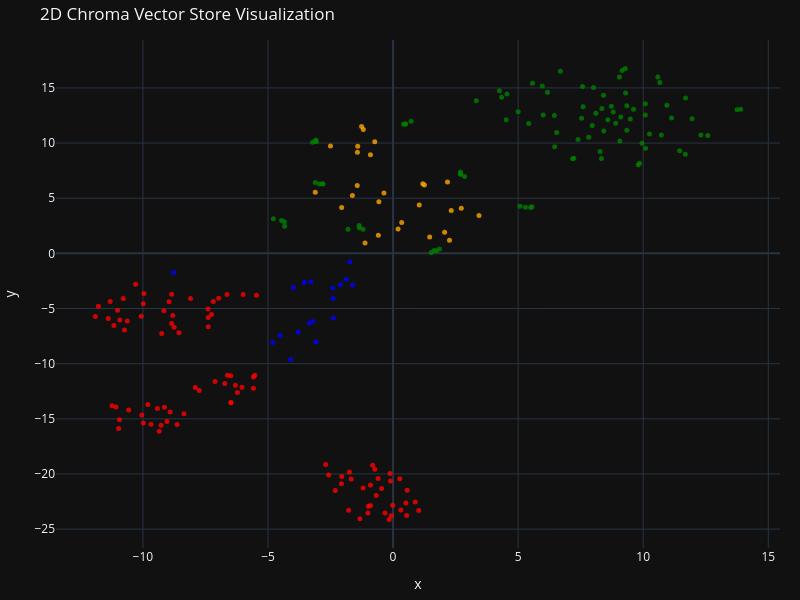
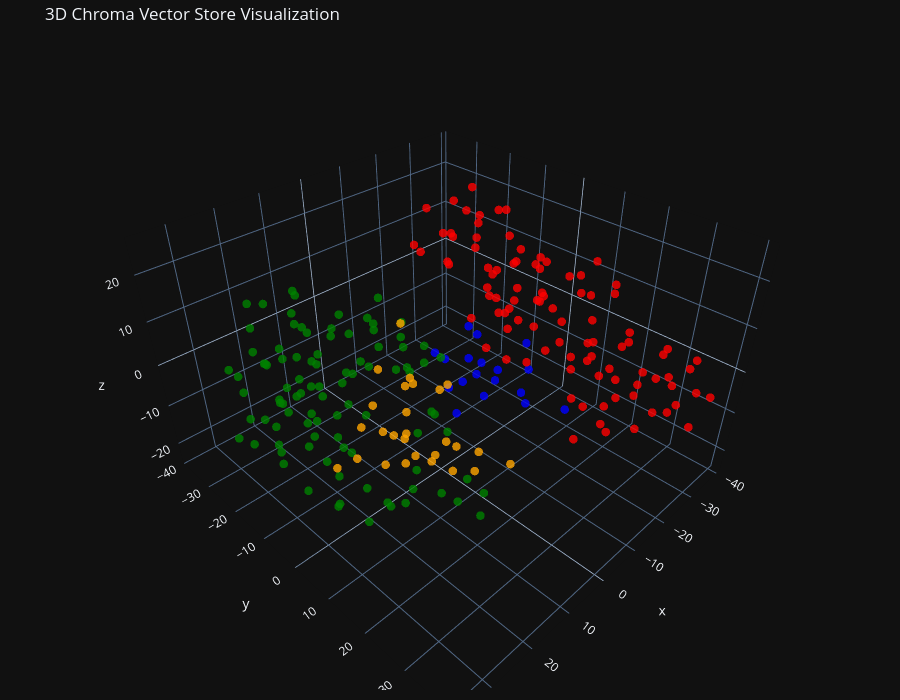

The cell these charts' notebook holds for them, in order:
### Markdown cell above
## Part C — Visualization
Vector embeddings are projected to 2D/3D using **t-SNE** and rendered interactively with **Plotly**, color-coded by document type.

### Code cell
# ---- Step 1: Pull everything back out of Chroma ----

collections = vectorstore._collection

# Ask Chroma for everything: the embeddings themselves, the original text,
# and the metadata dict (which contains doc_type) for every chunk stored
result = collections.get(include=['embeddings', 'documents', 'metadatas'])

vectors = np.array(result['embeddings'])   # shape becomes (num_chunks, 384)
texts = result['documents']                 # list[str] - the raw chunk text
metadatas = result['metadatas']             # list[dict] - one dict per chunk

print(f"Loaded {len(vectors)} vectors, each with {vectors.shape[1]} dimensions")

# ---- Step 2: Extract doc_type labels ----

doc_types = []
for metadata in metadatas:
    doc_types.append(metadata['doc_type'])

print(f"Found doc_types: {set(doc_types)}")   # sanity check - should show your 4 categories

# ---- Step 3: Assign a fixed color to each category ----

category_names = sorted(set(doc_types))   # builds the list from what's actually in your data
category_colors = ['blue', 'green', 'red', 'orange', 'purple', 'brown']  # keep a few spares

colors = []
for t in doc_types:
    position = category_names.index(t)         # find where this doc_type sits in the list
    colors.append(category_colors[position])    # use that position to pick the matching color

print(f"Assigned {len(colors)} colors")

# ---- Step 4: Build hover text for each point ----

hover_texts = []
for i in range(len(texts)):
    doc_type = doc_types[i]
    preview = texts[i][:100]                  # first 100 characters only
    hover_texts.append(f"Type: {doc_type}<br>Text: {preview}...")

print(f"Built {len(hover_texts)} hover labels")

# ---- Step 5: 2D t-SNE plot ----

tsne_2d = TSNE(n_components=2, random_state=42)
reduced_vectors_2d = tsne_2d.fit_transform(vectors)   # shape: (num_chunks, 2)

fig_2d = go.Figure(data=[go.Scatter(
    x=reduced_vectors_2d[:, 0],     # all rows, column 0 -> x coordinates
    y=reduced_vectors_2d[:, 1],     # all rows, column 1 -> y coordinates
    mode='markers',
    marker=dict(size=5, color=colors, opacity=0.8),
    text=hover_texts,
    hoverinfo='text'
)])

fig_2d.update_layout(
    title='2D Chroma Vector Store Visualization',
    xaxis_title='x',
    yaxis_title='y',
    width=800,
    height=600,
    margin=dict(r=20, b=10, l=10, t=40)
)

fig_2d.show()

# ---- Step 6: 3D t-SNE plot ----

tsne_3d = TSNE(n_components=3, random_state=42)
reduced_vectors_3d = tsne_3d.fit_transform(vectors)   # shape: (num_chunks, 3)

fig_3d = go.Figure(data=[go.Scatter3d(
    x=reduced_vectors_3d[:, 0],
    y=reduced_vectors_3d[:, 1],
    z=reduced_vectors_3d[:, 2],
    mode='markers',
    marker=dict(size=5, color=colors, opacity=0.8),
    text=hover_texts,
    hoverinfo='text'
)])

fig_3d.update_layout(
    title='3D Chroma Vector Store Visualization',
    scene=dict(xaxis_title='x', yaxis_title='y', zaxis_title='z'),
    width=900,
    height=700,
    margin=dict(r=10, b=10, l=10, t=40)
)

fig_3d.show()

### Figure 1 — Plotly figure (JSON) as saved in the notebook; plotly's stock layout.template omitted (floating-point values rounded to 4 significant figures; data arrays with more than 128 entries replaced by an {"elided": "..."} marker saying what was removed)
{"data": [{"hoverinfo": "text", "marker": {"color": {"elided": "236 str values"}, "opacity": 0.8, "size": 5}, "mode": "markers", "text": {"elided": "236 str values"}, "x": {"elided": "236 float values"}, "y": {"elided": "236 float values"}, "type": "scatter"}], "layout": {"margin": {"r": 20, "b": 10, "l": 10, "t": 40}, "title": {"text": "2D Chroma Vector Store Visualization"}, "xaxis": {"title": {"text": "x"}}, "yaxis": {"title": {"text": "y"}}, "width": 800, "height": 600}}

### Figure 2 — Plotly figure (JSON) as saved in the notebook; plotly's stock layout.template omitted (floating-point values rounded to 4 significant figures; data arrays with more than 128 entries replaced by an {"elided": "..."} marker saying what was removed)
{"data": [{"hoverinfo": "text", "marker": {"color": {"elided": "236 str values"}, "opacity": 0.8, "size": 5}, "mode": "markers", "text": {"elided": "236 str values"}, "x": {"elided": "236 float values"}, "y": {"elided": "236 float values"}, "z": {"elided": "236 float values"}, "type": "scatter3d"}], "layout": {"margin": {"r": 10, "b": 10, "l": 10, "t": 40}, "title": {"text": "3D Chroma Vector Store Visualization"}, "scene": {"xaxis": {"title": {"text": "x"}}, "yaxis": {"title": {"text": "y"}}, "zaxis": {"title": {"text": "z"}}}, "width": 900, "height": 700}}
